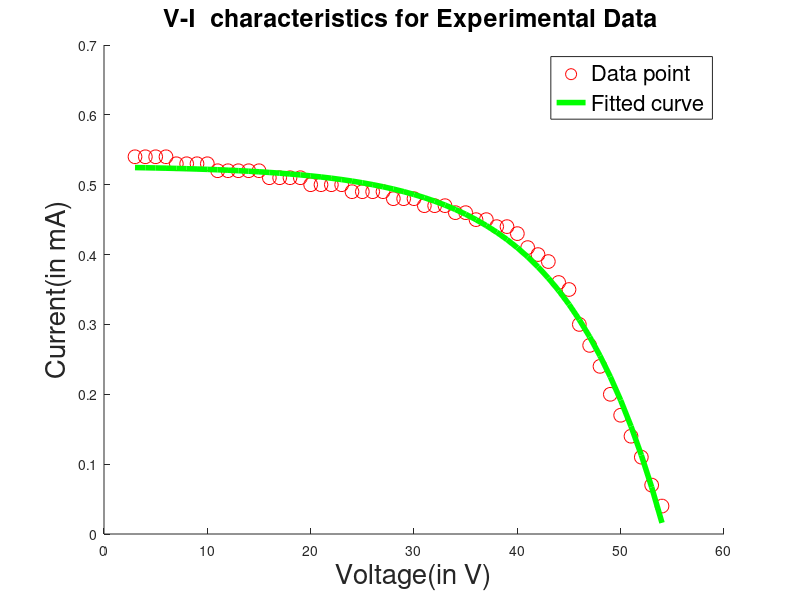
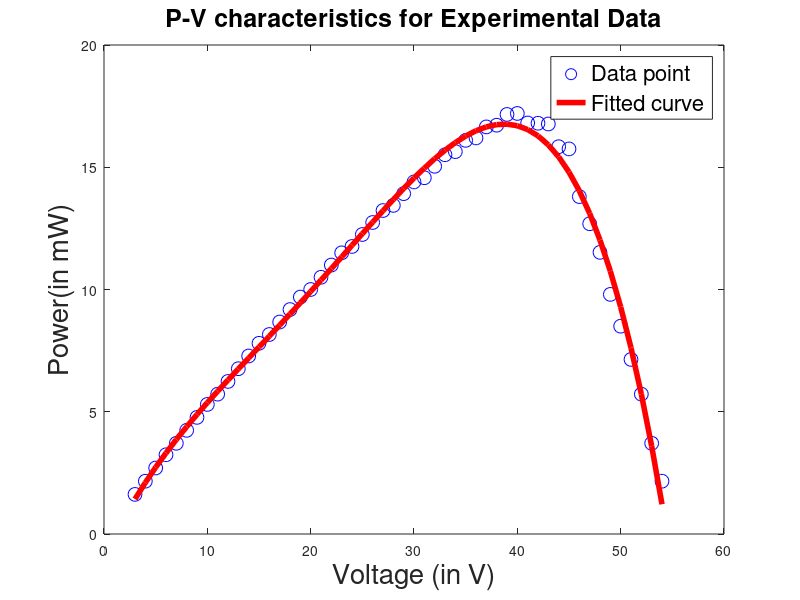

Here is the MATLAB script that generated these plots, in order:
pkg load struct ;
pkg load optim ;
k=1.38065*10^(-23);
%A=2.15;
A=2.15;
T=302;
%Np=3;
q=1.6022*10^(-19);
V0 =[3:1:54]; %for ns=27 and np=1
y = [0.54,0.54,0.54,0.54,0.53,0.53,0.53,0.53,0.52,0.52,0.52,0.52,0.52,0.51,0.51,0.51,0.51,0.50,0.50,0.50,0.50,0.49,0.49,0.49,0.49,0.48,0.48,0.48,0.47,0.47,0.47,0.46,0.46,0.45,0.45,0.44,0.44,0.43,0.41,0.40,0.39,0.36,0.35,0.30,0.27,0.24,0.20,0.17,0.14,0.11,0.07,0.04];

power=V0.*y;

%I0=Np*Iph-Np*Irs*(exp(q/(k*T*A)*V0./Ns)-1);
F = @(x,V0)x(1)*x(2)-x(1)*x(3)*(exp(q/(k*T*A)*V0./x(4))-1);
 
x0 = [5 2 0 3]; % for ns27 np1
x = lsqcurvefit(F,x0,V0,y);
x(1)
x(2)
x(3)
x(4)

%subplot(1,2,1)
hold on
figure(1)

plot(V0,y,'ro','MarkerSize',10)
title('V-I  characteristics for Experimental Data ','FontSize',18)
plot(V0,F(x,V0),'Linewidth',4,'g')
h = legend('Data point', 'Fitted curve');
set(h,'FontSize',16); 
%rect = [0.25, 0.25, .25, .25];
%set(h, 'Position', rect);
%axis([0 50 0 1.7 ]);
xlabel('Voltage(in V)','FontSize',20);
ylabel('Current(in mA)','FontSize',20);


figure(2)
%subplot(1,2,2)
plot(V0,power,'bo','MarkerSize',10)
title('P-V characteristics for Experimental Data','FontSize',18)
p=polyfit(V0,power,4);
pp=polyval(p,V0);
hold on
plot(V0,pp,'Linewidth',4,'-r')
k = legend('Data point', 'Fitted curve')
set(k,'FontSize',16);
%rect = [0.30, 0.20, .30, .30];
%set(k, 'Position', rect);
%axis([1.2 5.3  0 1.7 ]);
xlabel('Voltage (in V)','FontSize',20);
ylabel('Power(in mW)','FontSize',20);
 

%figure(3)
%plot(y,power,'bo')
%title('P-I characteristics for Experimental Data and Fitting curve')
%p=polyfit(y,power,10);
%pp=polyval(p,y);
%hold on
%plot(y,pp,'-g')
%legend('Experiment Data point', 'Fitted curve')

%axis([0 0.6  0 2 ]);
%xlabel('Current in mili amp');
%ylabel('power in mili watt');
%hold off
